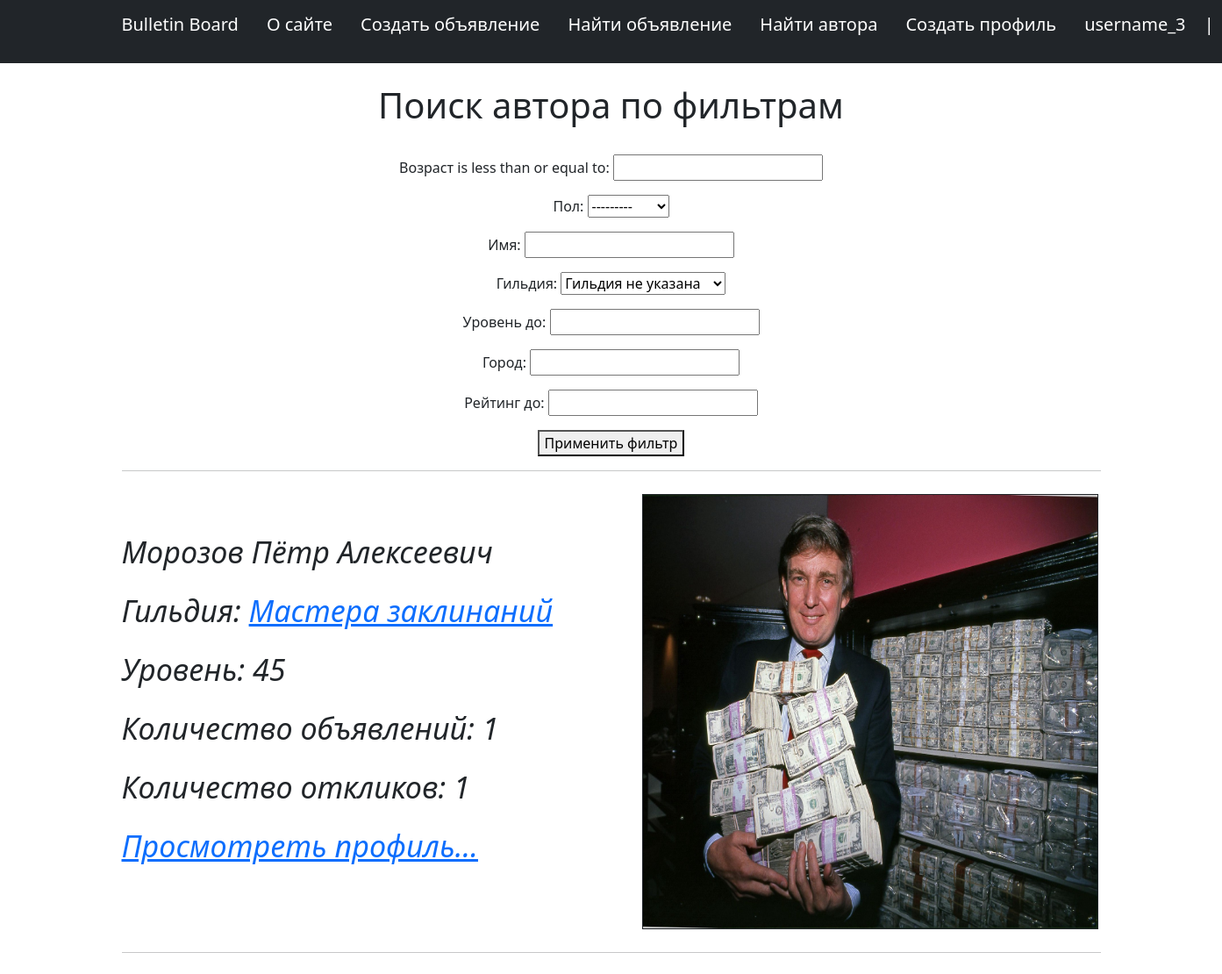
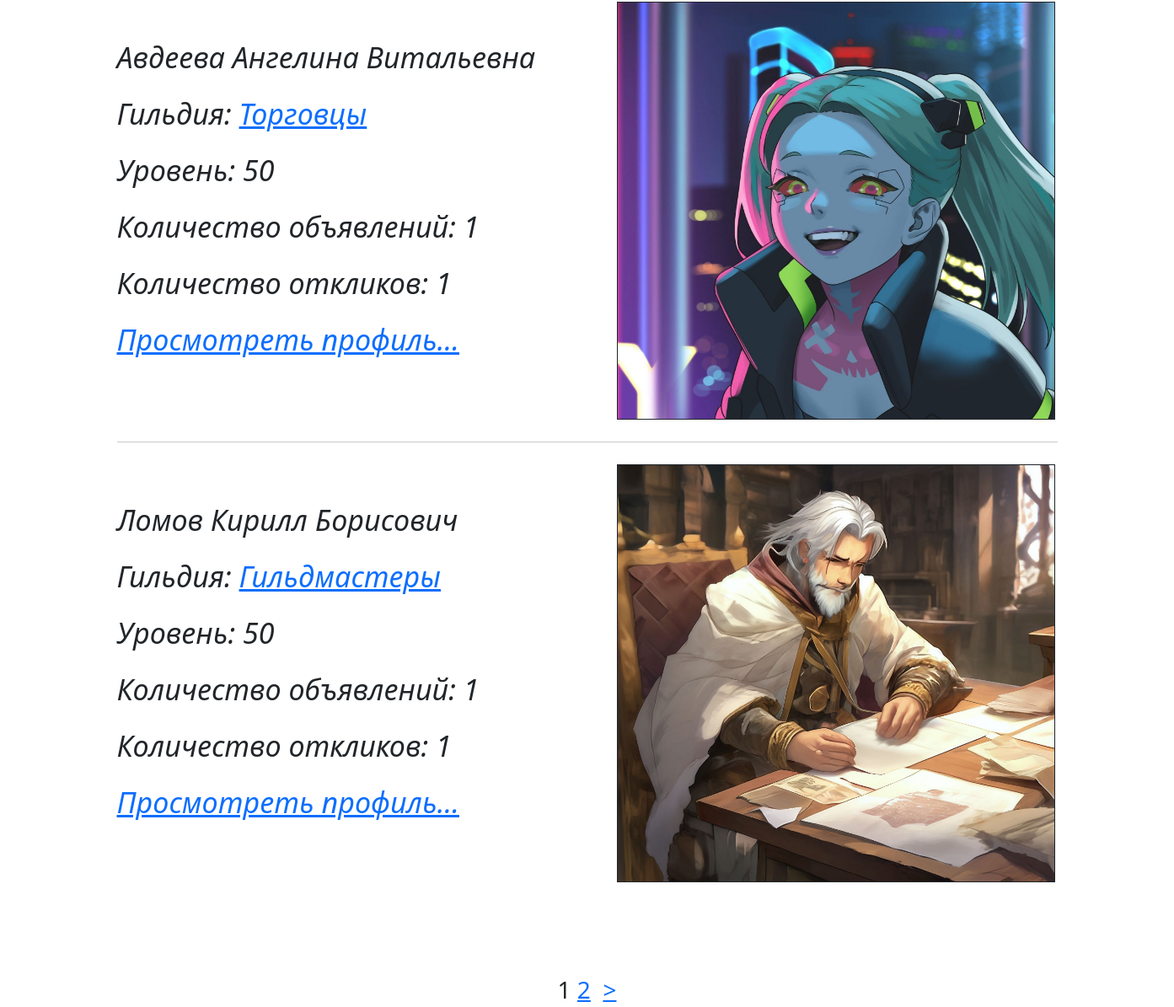
The page /search/author (signed in) on the database its author committed (2 pictures, top to bottom).
### board/models.py (models this page shows, shortened)
class Category(models.Model):
    name = models.CharField(max_length=100, verbose_name='Название категории')
    slug = models.SlugField(max_length=100, db_index=True, verbose_name='Slug категории', unique=True)
    def __str__(self):
        return self.name
    class Meta:
        verbose_name = 'Категория'
        verbose_name_plural = 'Категории'

class Players(models.Model):
    user = models.OneToOneField(User, on_delete=models.CASCADE, related_name='player', verbose_name='username')
    level = models.IntegerField(default=0, verbose_name='Уровень', validators=[MinValueValidator(0, message='Ошибка! Минимально допустимое значение: 0'),
                                                                                MaxValueValidator(50, message='Ошибка! Максимально допустимое значение: 50')])
    name = models.CharField(max_length=100,verbose_name='Имя', validators=[MinLengthValidator(2, message='Ошибка! Минимально допустимое количество символов: 2'),
                                                                           MaxLengthValidator(100, message='Ошибка! Максимально допустимое количество символов: 100')])
    age = models.IntegerField(blank=True, null=True, verbose_name='Возраст', validators=[MinValueValidator(14, message='Минимально допустимый возраст игрока 14 лет'),
                                                                                         MaxValueValidator(123, message='Вам не может быть столько лет!')])
    sex = models.CharField(max_length=10, choices=[('Male', 'Мужской'),('Female', 'Женский')], verbose_name='Пол')
    city = models.CharField(max_length=100, blank=True, verbose_name='Город проживания', null=True,
                            validators=[MinLengthValidator(2, message='Ошибка! Минимально допустимое количество символов: 2'),
                                        MaxLengthValidator(100, message='Ошибка! Максимально допустимое количество символов: 100')])
    guild = models.ForeignKey(to='Category', on_delete=models.PROTECT, related_name='player', blank=True, verbose_name='Гильдия')
    rating = models.FloatField(default=0.0, validators=[MinValueValidator(0.0, message='Ошибка! Минимально допустимое значение: 0.0'),
                                                        MaxValueValidator(5.0, message='Ошибка! Максимально допустимое значение: 5.0')], verbose_name='Рейтинг игрока')
    registration_time = models.DateTimeField(auto_now_add=True)
    profile_picture = models.ImageField(upload_to='photo/players/%Y/%m/%d', default='photo/players/default/Аватарка по умолчанию.jpg', verbose_name='Аватарка')
    def get_absolute_url(self):
        return reverse('player', kwargs={'player_id' : self.pk})
    def count_of_posts(self):
        return len(self.events.all())
    class Meta:
        verbose_name = 'Игрок'
        verbose_name_plural = 'Игроки'

### board/views.py (the view)
# urls.py: path('search/author', views.SearchProfile.as_view(), name='search_player'),
class SearchProfile(LoginRequiredMixin,DataMixin,ListView):
    template_name = 'search_player.html'
    context_object_name = 'authors'
    def get_queryset(self):
        queryset = Players.objects.all().select_related('guild').select_related('user').prefetch_related('events')
        self.filterset = AuthorFilter(self.request.GET, queryset)
        return self.filterset.qs
    def get_context_data(self, **kwargs):
        context = super().get_context_data(**kwargs)
        return self.get_mixin_objects(context,
                                      filterset=self.filterset,
                                      title='Поиск автора по фильтрам')

### board/context_processors.py (called while the page is built)
def get_menu(request):
    return {'menu' : menu}

### board/templatetags/custom_tags.py (called while the page is built)
@register.simple_tag(takes_context=True)
def url_replace(context, **kwargs):
   d = context['request'].GET.copy()
   for k, v in kwargs.items():
       d[k] = v
   return d.urlencode()

### board/utils.py (called while the page is built)
    def get_mixin_objects(self, context, **kwargs):
        context.update(kwargs)
        return context

### templates/search_player.html (shortened to what this page needs)
{% extends 'flatpages/default.html' %}
{% load custom_tags %}
{% block content %}
<br>
<h1>{{title}}</h1>
<br>
<form action="" method="get">
  {{filterset.form.as_p}}
  <button type="submit">Применить фильтр</button>
</form>
<hr>
{% if authors %}
{% for a in authors %}
<div style="font-size: 34px; text-align: left">
    {% if a.profile_picture %}<img src="{{a.profile_picture.url}}" align="right" width="520" height="496" vspace="10" alt="Аватарка" title="Аватарка" hspace="3" border="1">{% endif %}
    <br>
    <p><i>{{a.name}}</i></p>
    <p><i>Гильдия: <a href="{% url 'authors_by_category' a.guild.slug %}">{{a.guild}}</a></i></p>
    <p><i>Уровень: {{a.level}}</i></p>
    <p><i>Количество объявлений: {{a.count_of_posts}}</i></p>
    <p><i>Количество откликов: {{a.count_of_posts}}</i></p>
    <p><i><a href="{{a.get_absolute_url}}">Просмотреть профиль...</a></i></p>
    <br clear="right">
    {% if not forloop.last %}
    <hr>
    {% endif %}
</div>
{% endfor %}
{% else %}
<h2>По Вашему запросу не найдено ни одного автора!</h2>
{% endif %}
<div style="font-size: 28px" >
{{page_obj.number}}
{% if page_obj.has_next %}
    <a href="?{% url_replace page=page_obj.next_page_number %}">{{page_obj.next_page_number}}</a>
    &nbsp;<a href="?{% url_replace page=page_obj.next_page_number %}">></a>
{% endif %}
</div>
{% endblock %}

### templates/flatpages/default.html (shortened to what this page needs)
{% load static %}
<!DOCTYPE html>
<html lang="en">
    <head>
    <link href="{% static 'css/styles.css' %}" rel="stylesheet" />
    </head>
    <body>
        <nav class="navbar navbar-expand-lg navbar-dark bg-dark static-top">
   <div class="container">
       {% for m in menu %}
            {% if m.title == 'Войти'%}
                {% if user.is_authenticated %}
                    <p class="navbar-brand">{% if user.player %}<a class="navbar-brand" href="{% url 'player' user.player.id %}">{{user.username}}</a>{% else %}{{user.username}}{% endif %}
                        |&nbsp;&nbsp;&nbsp;<a class="navbar-brand" href="{% url 'users:logout' %}">Выйти</a></p>
                {% else %}
                     <p class="navbar-brand"><a class="navbar-brand" href="{% url 'users:login' %}">Войти</a>|&nbsp;&nbsp;&nbsp;<a class="navbar-brand" href="{% url 'users:registration' %}">Регистрация</a></p>
                {% endif %}
           {% else %}
                    <p class="navbar-brand"><a class="navbar-brand" href="{% url m.URL %}">{{m.title}}</a></p>
           {% endif %}
       {% endfor %}
   </div>
</nav>
                <div class="container">
           <div class="row">
               <div class="col-lg-12 text-center">
                   {% block content %}
                   {% endblock content %}
               </div>
           </div>
        </div>
    </body>
</html>

### rows shown on the page
Players: profile_picture (picture), name "Морозов Пётр Алексеевич", guild "Мастера заклинаний", level "45", count_of_posts "1"
Players: profile_picture (picture), name "Авдеева Ангелина Витальевна", guild "Торговцы", level "50", count_of_posts "1"
Players: profile_picture (picture), name "Ломов Кирилл Борисович", guild "Гильдмастеры", level "50", count_of_posts "1"

### other values the page prints
{{ m.title }} "Bulletin Board" "О сайте" "Создать объявление" "Найти объявление" "Найти автора" "Создать профиль"
{{ user.username }} "username_3"
{{ title }} "Поиск автора по фильтрам"
{{ page_obj.number }} "1"
{{ page_obj.next_page_number }} "2"
